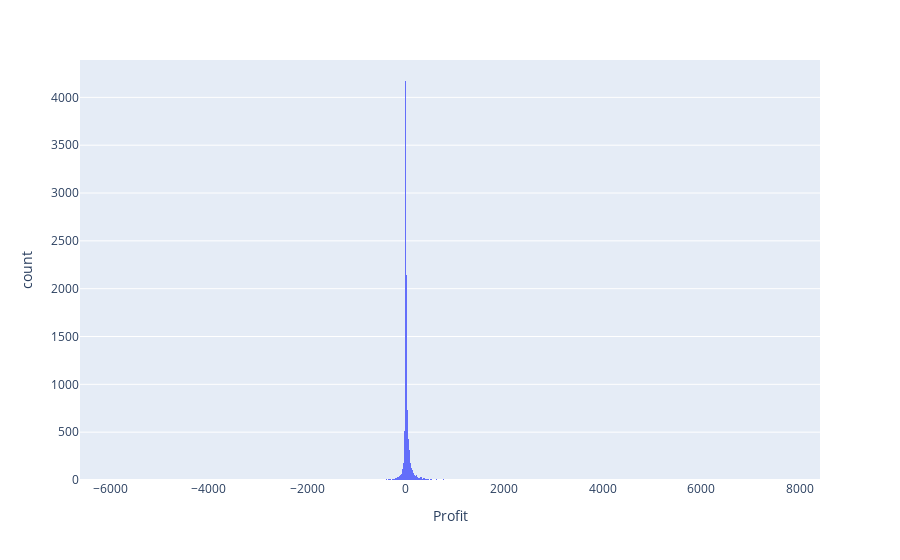

This figure's notebook cell:
### Code cell


### Figure 1 — Plotly figure (JSON) as saved in the notebook; plotly's stock layout.template omitted (floating-point values rounded to 4 significant figures; data arrays with more than 128 entries replaced by an {"elided": "..."} marker saying what was removed)
{"data": [{"bingroup": "x", "hovertemplate": "Profit=%{x}<br>count=%{y}<extra></extra>", "legendgroup": "", "marker": {"color": "#636efa", "pattern": {"shape": ""}}, "name": "", "orientation": "v", "showlegend": false, "type": "histogram", "x": {"elided": "9994 float values"}, "xaxis": "x", "yaxis": "y"}], "layout": {"barmode": "relative", "legend": {"tracegroupgap": 0}, "margin": {"t": 60}, "xaxis": {"anchor": "y", "domain": [0, 1], "title": {"text": "Profit"}}, "yaxis": {"anchor": "x", "domain": [0, 1], "title": {"text": "count"}}}}
